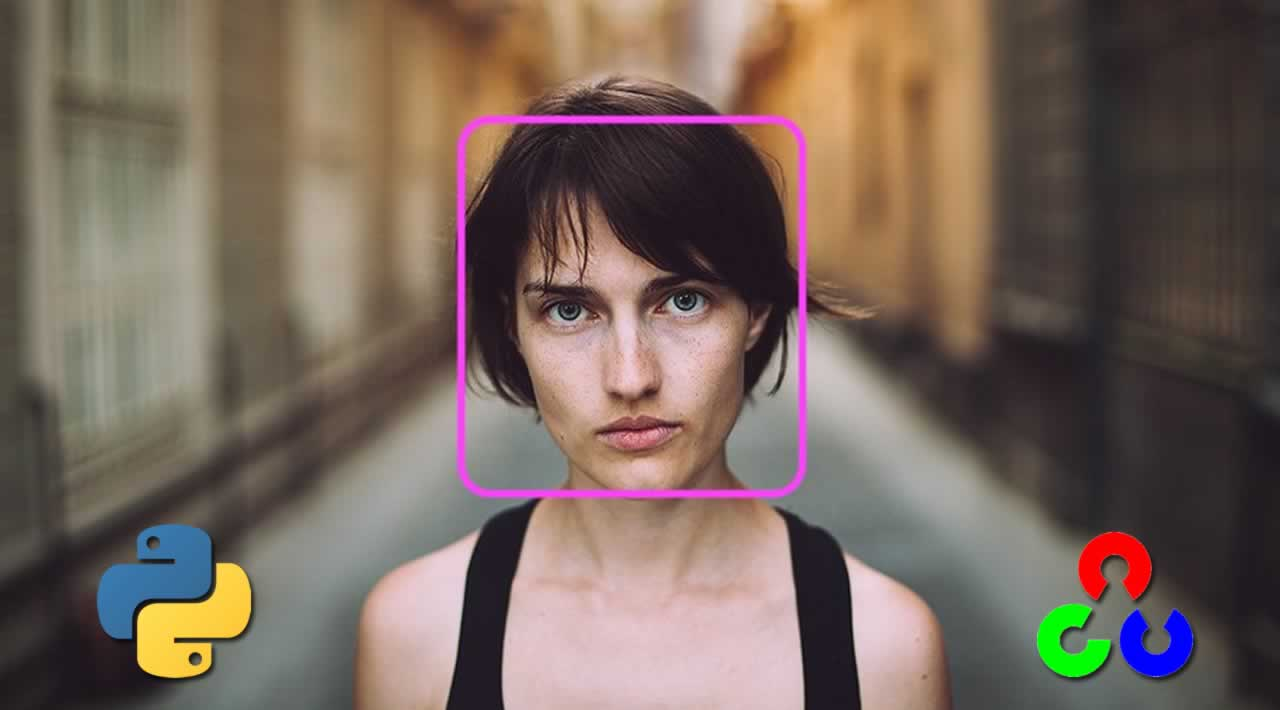
#> input picture test.png, 1280 x 710 px, given in place of the camera
$ python detector.py
#> lines starting #> are read from the running program, lines starting #| are printed output that depends on the picture; after the words box and inside, x2 and y2 are one past the last pixel; in counts of white or black regions, pixels touching at a corner belong together
#> in identificare, img is the input picture: shape (710, 1280, 3); mean B, G, R 92.6, 102.5, 119.2
import cv2
import numpy as np

FACE_CASCADE_PATH = './data/haarcascade_frontalcatface_extended.xml'
EYE_CASCADE_PATH = './data/haarcascade_eye.xml'

face_detector = cv2.CascadeClassifier(FACE_CASCADE_PATH)
eye_detector = cv2.CascadeClassifier(EYE_CASCADE_PATH)


def detect(img):
    img = cv2.cvtColor(img, cv2.COLOR_BGR2GRAY)
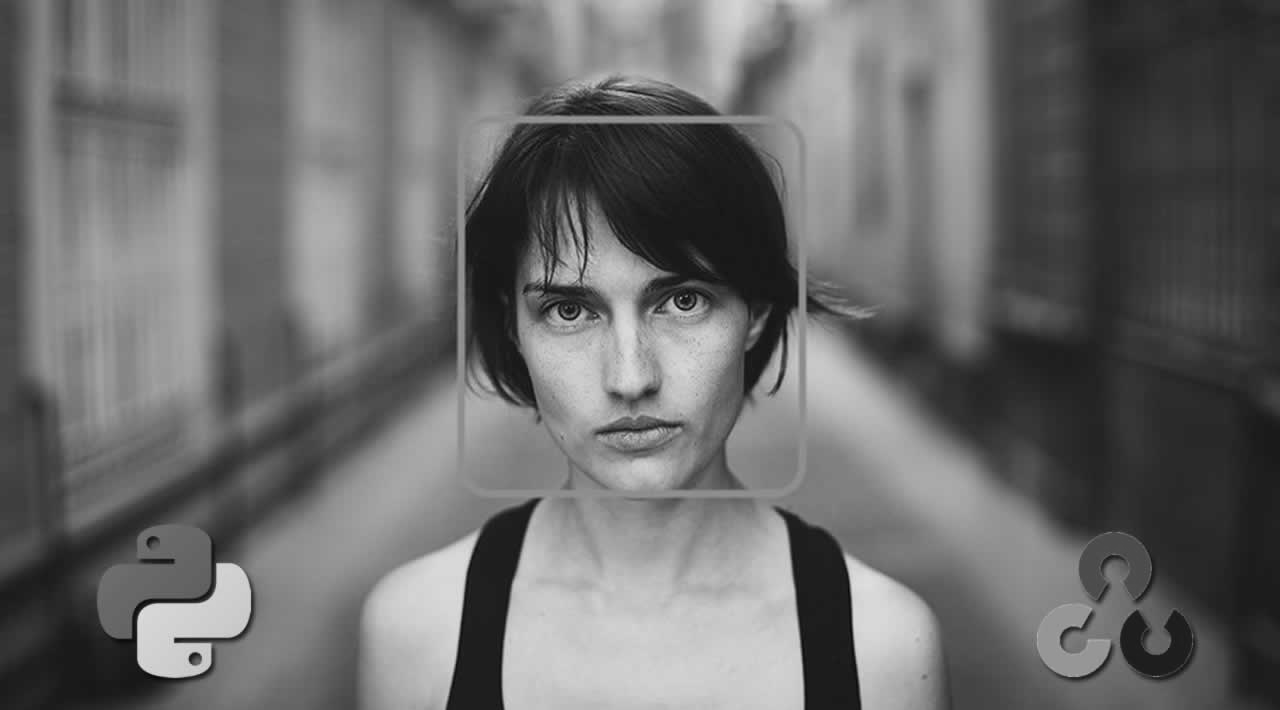
#> img: shape (710, 1280); min 4, max 233, mean 106.4
    faces = face_detector.detectMultiScale(
        img, scaleFactor=1.05, minNeighbors=5,
        minSize=(10, 10), flags=cv2.CASCADE_SCALE_IMAGE)
#> faces = [[471, 179, 292, 292]]

    all_eyes = []

    for fx, fy, fw, fh in faces:
        face_crop = img[fy:fy+fh, fx:fx+fw]
        eyes = eye_detector.detectMultiScale(
            face_crop, scaleFactor=1.1, minNeighbors=10,
            minSize=(5, 5), flags=cv2.CASCADE_SCALE_IMAGE)

        all_eyes += [(fx+x, fy+y,w, h) for x, y, w, h in eyes]
#> this loop made 1 pass
#> (fx, fy, fw, fh, eyes, all_eyes) on pass 1: (471, 179, 292, 292, [[171, 91, 65, 65], [60, 99, 68, 68]], [(642, 270, 65, 65), (531, 278, 68, 68)])
#> pass 1, in detect, `face_crop = img[fy:fy+fh, fx:fx+fw]`:
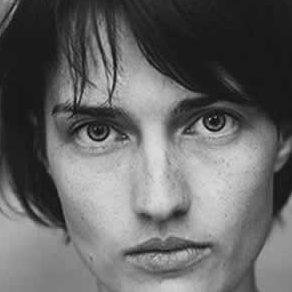
#> face_crop: shape (292, 292); min 5, max 219, mean 101.6

    return faces, all_eyes


def detect_pupil(img):
    img = cv2.cvtColor(img, cv2.COLOR_BGR2GRAY)
    _, thresh = cv2.threshold(img, 75, 255, cv2.THRESH_BINARY)
    # contours, _ = cv2.findContours(thresh, cv2.RETR_LIST, cv2.CHAIN_APPROX_SIMPLE)
    c = cv2.HoughCircles(thresh, cv2.HOUGH_GRADIENT, 2, img.shape[0]/2)

    pupils = []

    if c is None:
        return pupils

    for l in c:
        for circle in l:
            center = (int(circle[0]), int(circle[1]))
            radius = int(circle[2])
            pupils.append((center[0], center[1], radius))

    return pupils

def detect_iris(img, pupil):
    _, t = cv2.threshold(img, 195, 255, cv2.THRESH_BINARY)
    contours, _ = cv2.findContours(t, cv2.RETR_EXTERNAL, cv2.CHAIN_APPROX_SIMPLE)
    # Find the iris using the radius of the pupil as input.
    c = cv2.HoughCircles(contours, cv2.HOUGH_GRADIENT, 2, pupil[2] * 2, param2 = 150)

    for l in c:
        for circle in l:
            center = (pupil[0], pupil[1])
            radius = circle[2]
            # This creates a black image and draws an iris-sized white circle in it.
            mask = np.zeros((img.shape[0], img.shape[1], 1), np.uint8)
            cv2.circle(mask, center, radius, (255, 255, 255), thickness = -1)
            # Mask the iris and crop everything outside of its radius.
            img = cv2.bitwise_and(img, mask)


def identificare():
    cap = cv2.VideoCapture(0)

    key = -1

    while key not in (ord('q'), ord('Q'), 27):
        stat, img = cap.read()
        faces, eyes = detect(img)
#> faces = [[471, 179, 292, 292]]; eyes = [(642, 270, 65, 65), (531, 278, 68, 68)]

        for (x, y, w, h) in faces:
            cv2.rectangle(img, (x, y), (x + w, y + h),
                          (0, 255, 0), 2)
#> this loop made 1 pass
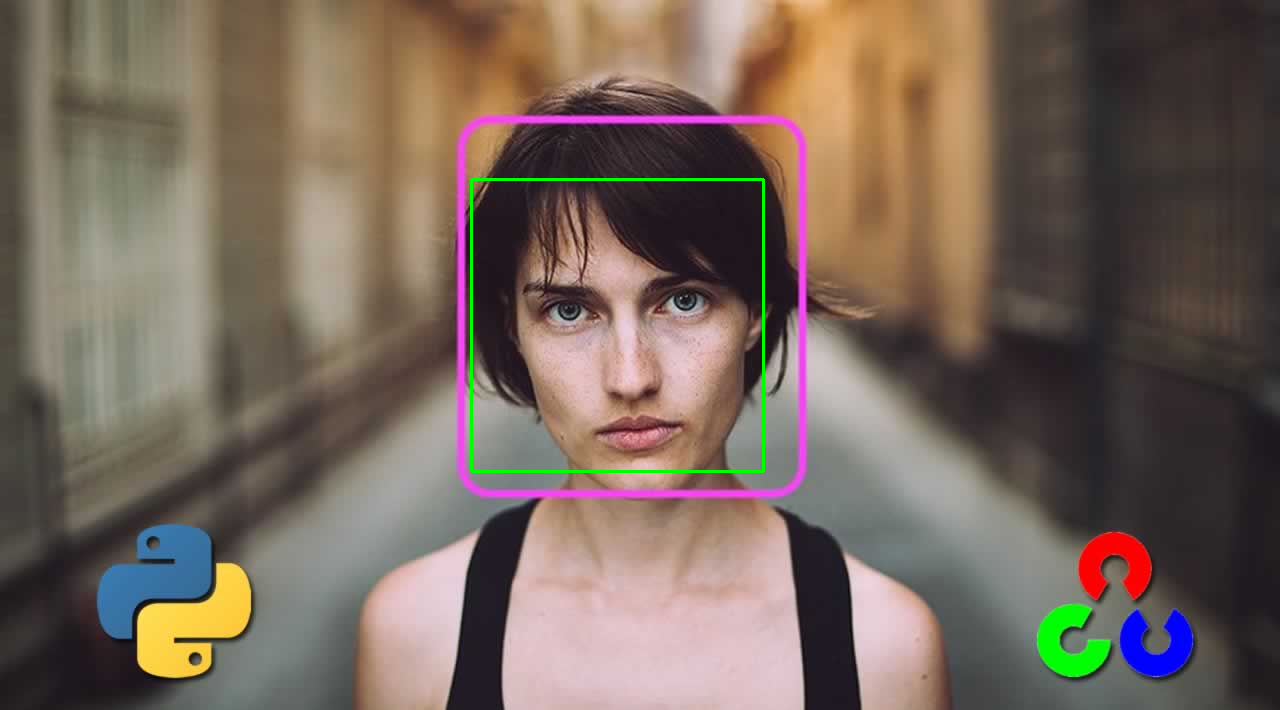
#> img: shape (710, 1280, 3); 0.39% of pixels changed, all inside (x1, y1, x2, y2) = (470, 178, 765, 473)

        for (x, y, w, h) in eyes:
            cv2.rectangle(img, (x, y), (x + w, y + h),
                          (0, 0, 255), 2)

            crop = img[y:y+h, x:x+w]
            pupils = detect_pupil(crop)

            for px, py, pr in pupils:
                cv2.circle(img, (x+px, y+py), pr, (255, 128, 128), 2, cv2.LINE_AA)
#> this loop made 2 passes
#> pass 1, in identificare, `crop = img[y:y+h, x:x+w]`:
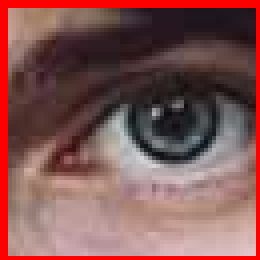
#> crop: shape (65, 65, 3) (shown 4 times larger); mean B, G, R 84.6, 86.2, 130.4
#> pass 1, in detect_pupil, `img = cv2.cvtColor(img, cv2.COLOR_BGR2GRAY)`:
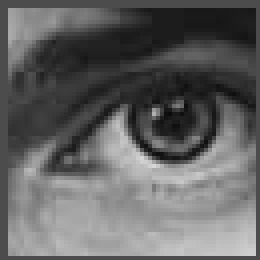
#> img: shape (65, 65) (shown 4 times larger); min 11, max 214, mean 99.2
#> pass 1, in detect_pupil, `_, thresh = cv2.threshold(img, 75, 255, cv2.THRESH_BINARY)`:
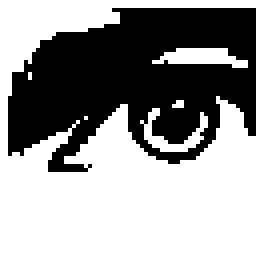
#> thresh: shape (65, 65) (shown 4 times larger); 60.1% white; 1 black region, box (x1, y1, x2, y2) and area: (2, 2, 64, 43) 1686
#> pass 2, in identificare, `crop = img[y:y+h, x:x+w]`:
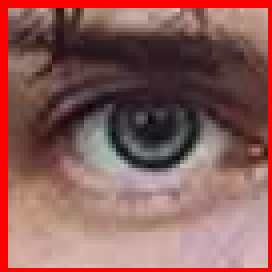
#> crop: shape (68, 68, 3) (shown 4 times larger); mean B, G, R 89.7, 93.2, 139.1
        key = cv2.waitKey(1)
#> (key q is pressed here)
        cv2.imshow('Test', img)

    cv2.destroyAllWindows()

if __name__ == '__main__':
    identificare()
